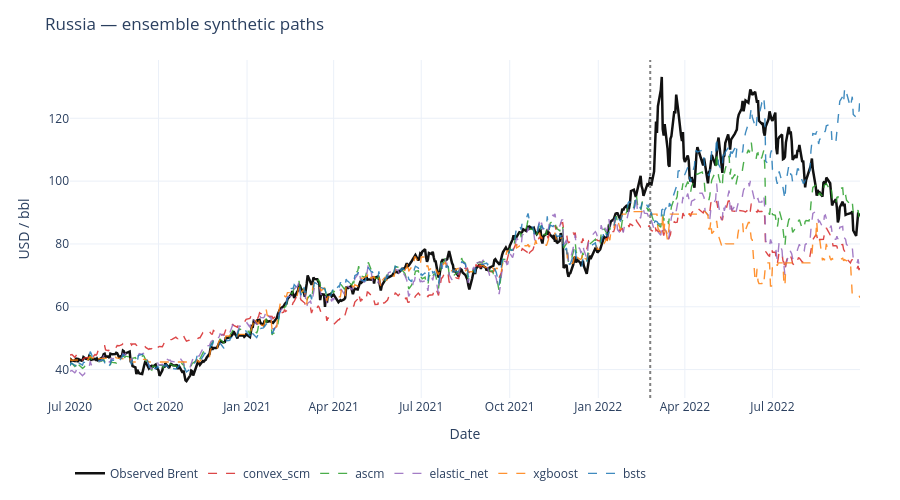
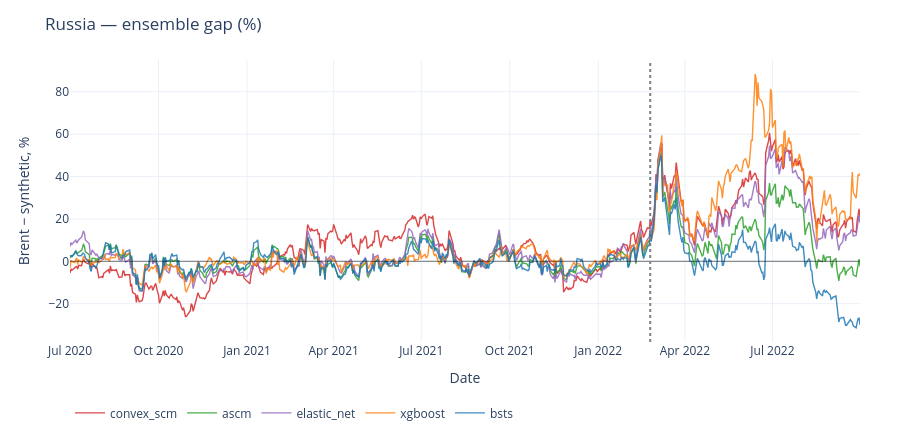
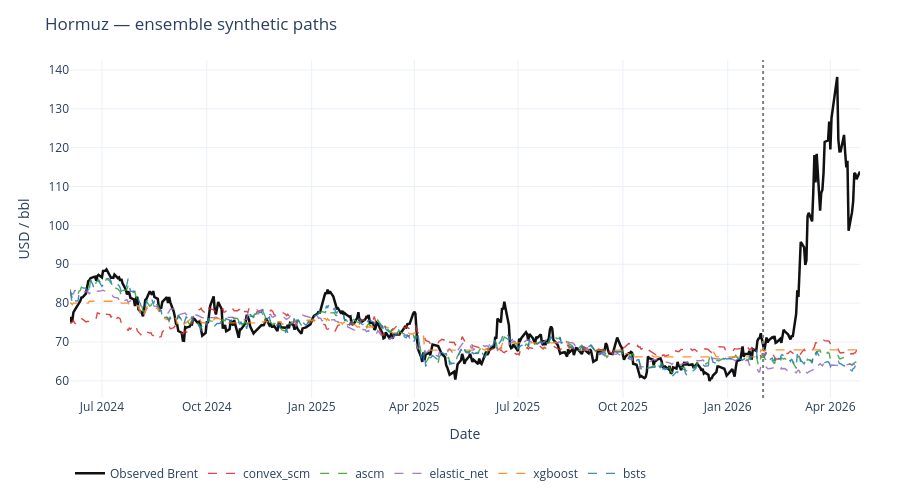
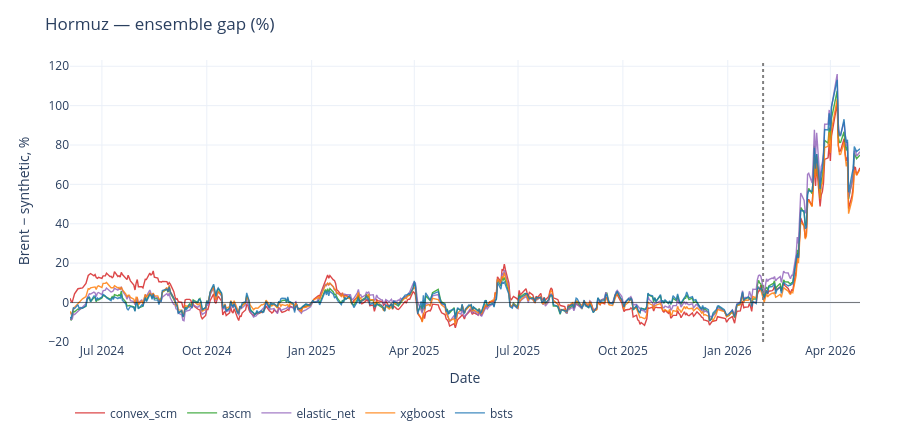

The notebook cell these images were saved under, in order:
### Markdown cell above
## Ensemble visualization — preferred window

### Code cell
for event in EVENTS:
    fits = {}
    for model in MODELS:
        f = load_fit(event, 'preferred', model, variant=VARIANT)
        if f is not None:
            fits[model] = f
    if fits:
        plot_ensemble_paths(fits, title=f'{event.title()} — ensemble synthetic paths').show()
        plot_ensemble_gaps(fits, title=f'{event.title()} — ensemble gap (%)').show()

### Figure 1 — Plotly figure (JSON) as saved in the notebook; plotly's stock layout.template omitted (floating-point values rounded to 4 significant figures; data arrays with more than 128 entries replaced by an {"elided": "..."} marker saying what was removed)
{"data": [{"line": {"color": "#111111", "width": 2.5}, "mode": "lines", "name": "Observed Brent", "type": "scatter", "x": {"elided": "572 str values"}, "y": {"elided": "572 float values"}}, {"line": {"color": "#d62728", "dash": "dash", "width": 1.4}, "mode": "lines", "name": "convex_scm", "opacity": 0.85, "type": "scatter", "x": {"elided": "572 str values"}, "y": {"elided": "572 float values"}}, {"line": {"color": "#2ca02c", "dash": "dash", "width": 1.4}, "mode": "lines", "name": "ascm", "opacity": 0.85, "type": "scatter", "x": {"elided": "572 str values"}, "y": {"elided": "572 float values"}}, {"line": {"color": "#9467bd", "dash": "dash", "width": 1.4}, "mode": "lines", "name": "elastic_net", "opacity": 0.85, "type": "scatter", "x": {"elided": "572 str values"}, "y": {"elided": "572 float values"}}, {"line": {"color": "#ff7f0e", "dash": "dash", "width": 1.4}, "mode": "lines", "name": "xgboost", "opacity": 0.85, "type": "scatter", "x": {"elided": "572 str values"}, "y": {"elided": "572 float values"}}, {"line": {"color": "#1f77b4", "dash": "dash", "width": 1.4}, "mode": "lines", "name": "bsts", "opacity": 0.85, "type": "scatter", "x": {"elided": "572 str values"}, "y": {"elided": "572 float values"}}], "layout": {"height": 500, "hovermode": "x unified", "legend": {"orientation": "h", "x": 0, "xanchor": "left", "y": -0.18, "yanchor": "top"}, "margin": {"b": 90, "l": 70, "r": 40, "t": 60}, "shapes": [{"line": {"color": "grey", "dash": "dot"}, "type": "line", "x0": "2022-02-24T00:00:00", "x1": "2022-02-24T00:00:00", "xref": "x", "y0": 0, "y1": 1, "yref": "y domain"}], "title": {"text": "Russia — ensemble synthetic paths"}, "xaxis": {"title": {"text": "Date"}}, "yaxis": {"title": {"text": "USD / bbl"}}}}

### Figure 2 — Plotly figure (JSON) as saved in the notebook; plotly's stock layout.template omitted (floating-point values rounded to 4 significant figures; data arrays with more than 128 entries replaced by an {"elided": "..."} marker saying what was removed)
{"data": [{"line": {"color": "#d62728", "width": 1.4}, "mode": "lines", "name": "convex_scm", "opacity": 0.85, "type": "scatter", "x": {"elided": "572 str values"}, "y": {"elided": "572 float values"}}, {"line": {"color": "#2ca02c", "width": 1.4}, "mode": "lines", "name": "ascm", "opacity": 0.85, "type": "scatter", "x": {"elided": "572 str values"}, "y": {"elided": "572 float values"}}, {"line": {"color": "#9467bd", "width": 1.4}, "mode": "lines", "name": "elastic_net", "opacity": 0.85, "type": "scatter", "x": {"elided": "572 str values"}, "y": {"elided": "572 float values"}}, {"line": {"color": "#ff7f0e", "width": 1.4}, "mode": "lines", "name": "xgboost", "opacity": 0.85, "type": "scatter", "x": {"elided": "572 str values"}, "y": {"elided": "572 float values"}}, {"line": {"color": "#1f77b4", "width": 1.4}, "mode": "lines", "name": "bsts", "opacity": 0.85, "type": "scatter", "x": {"elided": "572 str values"}, "y": {"elided": "572 float values"}}], "layout": {"height": 440, "hovermode": "x unified", "legend": {"orientation": "h", "x": 0, "xanchor": "left", "y": -0.2, "yanchor": "top"}, "margin": {"b": 80, "l": 70, "r": 40, "t": 60}, "shapes": [{"line": {"color": "black", "width": 0.5}, "type": "line", "x0": 0, "x1": 1, "xref": "x domain", "y0": 0, "y1": 0, "yref": "y"}, {"line": {"color": "grey", "dash": "dot"}, "type": "line", "x0": "2022-02-24T00:00:00", "x1": "2022-02-24T00:00:00", "xref": "x", "y0": 0, "y1": 1, "yref": "y domain"}], "title": {"text": "Russia — ensemble gap (%)"}, "xaxis": {"title": {"text": "Date"}}, "yaxis": {"title": {"text": "Brent − synthetic, %"}}}}

### Figure 3 — Plotly figure (JSON) as saved in the notebook; plotly's stock layout.template omitted (floating-point values rounded to 4 significant figures; data arrays with more than 128 entries replaced by an {"elided": "..."} marker saying what was removed)
{"data": [{"line": {"color": "#111111", "width": 2.5}, "mode": "lines", "name": "Observed Brent", "type": "scatter", "x": {"elided": "482 str values"}, "y": {"elided": "482 float values"}}, {"line": {"color": "#d62728", "dash": "dash", "width": 1.4}, "mode": "lines", "name": "convex_scm", "opacity": 0.85, "type": "scatter", "x": {"elided": "482 str values"}, "y": {"elided": "482 float values"}}, {"line": {"color": "#2ca02c", "dash": "dash", "width": 1.4}, "mode": "lines", "name": "ascm", "opacity": 0.85, "type": "scatter", "x": {"elided": "482 str values"}, "y": {"elided": "482 float values"}}, {"line": {"color": "#9467bd", "dash": "dash", "width": 1.4}, "mode": "lines", "name": "elastic_net", "opacity": 0.85, "type": "scatter", "x": {"elided": "482 str values"}, "y": {"elided": "482 float values"}}, {"line": {"color": "#ff7f0e", "dash": "dash", "width": 1.4}, "mode": "lines", "name": "xgboost", "opacity": 0.85, "type": "scatter", "x": {"elided": "482 str values"}, "y": {"elided": "482 float values"}}, {"line": {"color": "#1f77b4", "dash": "dash", "width": 1.4}, "mode": "lines", "name": "bsts", "opacity": 0.85, "type": "scatter", "x": {"elided": "482 str values"}, "y": {"elided": "482 float values"}}], "layout": {"height": 500, "hovermode": "x unified", "legend": {"orientation": "h", "x": 0, "xanchor": "left", "y": -0.18, "yanchor": "top"}, "margin": {"b": 90, "l": 70, "r": 40, "t": 60}, "shapes": [{"line": {"color": "grey", "dash": "dot"}, "type": "line", "x0": "2026-02-01T00:00:00", "x1": "2026-02-01T00:00:00", "xref": "x", "y0": 0, "y1": 1, "yref": "y domain"}], "title": {"text": "Hormuz — ensemble synthetic paths"}, "xaxis": {"title": {"text": "Date"}}, "yaxis": {"title": {"text": "USD / bbl"}}}}

### Figure 4 — Plotly figure (JSON) as saved in the notebook; plotly's stock layout.template omitted (floating-point values rounded to 4 significant figures; data arrays with more than 128 entries replaced by an {"elided": "..."} marker saying what was removed)
{"data": [{"line": {"color": "#d62728", "width": 1.4}, "mode": "lines", "name": "convex_scm", "opacity": 0.85, "type": "scatter", "x": {"elided": "482 str values"}, "y": {"elided": "482 float values"}}, {"line": {"color": "#2ca02c", "width": 1.4}, "mode": "lines", "name": "ascm", "opacity": 0.85, "type": "scatter", "x": {"elided": "482 str values"}, "y": {"elided": "482 float values"}}, {"line": {"color": "#9467bd", "width": 1.4}, "mode": "lines", "name": "elastic_net", "opacity": 0.85, "type": "scatter", "x": {"elided": "482 str values"}, "y": {"elided": "482 float values"}}, {"line": {"color": "#ff7f0e", "width": 1.4}, "mode": "lines", "name": "xgboost", "opacity": 0.85, "type": "scatter", "x": {"elided": "482 str values"}, "y": {"elided": "482 float values"}}, {"line": {"color": "#1f77b4", "width": 1.4}, "mode": "lines", "name": "bsts", "opacity": 0.85, "type": "scatter", "x": {"elided": "482 str values"}, "y": {"elided": "482 float values"}}], "layout": {"height": 440, "hovermode": "x unified", "legend": {"orientation": "h", "x": 0, "xanchor": "left", "y": -0.2, "yanchor": "top"}, "margin": {"b": 80, "l": 70, "r": 40, "t": 60}, "shapes": [{"line": {"color": "black", "width": 0.5}, "type": "line", "x0": 0, "x1": 1, "xref": "x domain", "y0": 0, "y1": 0, "yref": "y"}, {"line": {"color": "grey", "dash": "dot"}, "type": "line", "x0": "2026-02-01T00:00:00", "x1": "2026-02-01T00:00:00", "xref": "x", "y0": 0, "y1": 1, "yref": "y domain"}], "title": {"text": "Hormuz — ensemble gap (%)"}, "xaxis": {"title": {"text": "Date"}}, "yaxis": {"title": {"text": "Brent − synthetic, %"}}}}
